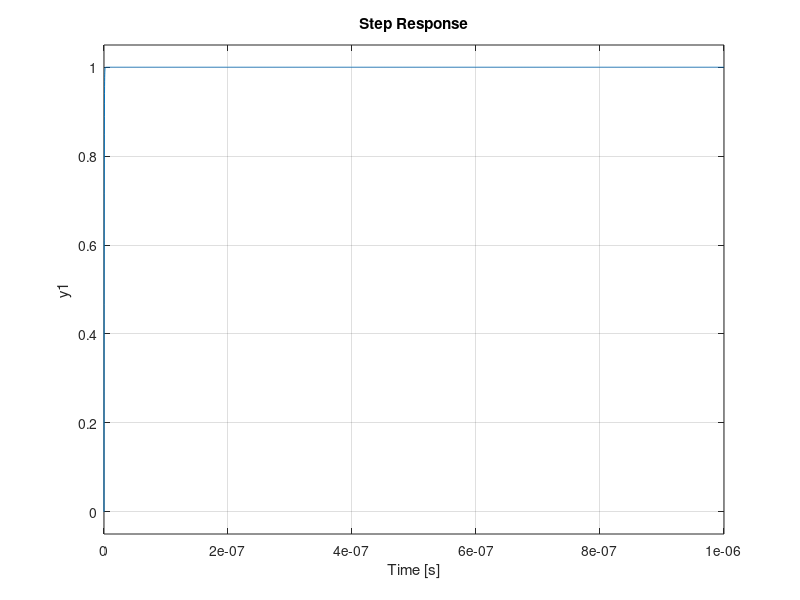

Reproduce this figure in MATLAB.
clear all
clc
Vg = 48;
R = 10;
L = 97.5e-6;
C = 100e-6;
D = 0.375;

% PLANT
Np = [0 0 Vg/C*L];
Dp = [1 1/R*C 1/L*C];

Gp = tf(Np,Dp);
subplot(3,1,1),rlocus(Gp);

%PI CONTROLLER
Kp = 1.89;
Ki = 1.26;
Kd = 0.7;
Nc = [Kd Kp Ki];
Dc = [0 1 0];

Gc = tf(Nc,Dc);

Ns = [(Vg*Kd)/(L*C) (Vg*Kp)/(L*C) (Vg*Ki)/(L*C)];
Ds = [1 1/R*C 1/L*C 0];
Gsol = tf(Ns,Ds);
%subplot(3,1,1),rlocus(Gsol);
% Closed loop TF

ns = [(Vg*Kd)/(L*C) (Vg*Kp)/(L*C) (Vg*Ki)/(L*C)];
ds = [1 (L+(R*Vg*Kd))/(R*L*C) (1+Vg*Kp)/(L*C) (Vg*Ki)/(L*C)];


Gscl = tf(ns,ds);
subplot(3,1,2),rlocus(Gscl);
subplot(3,1,3),step(Gscl);

